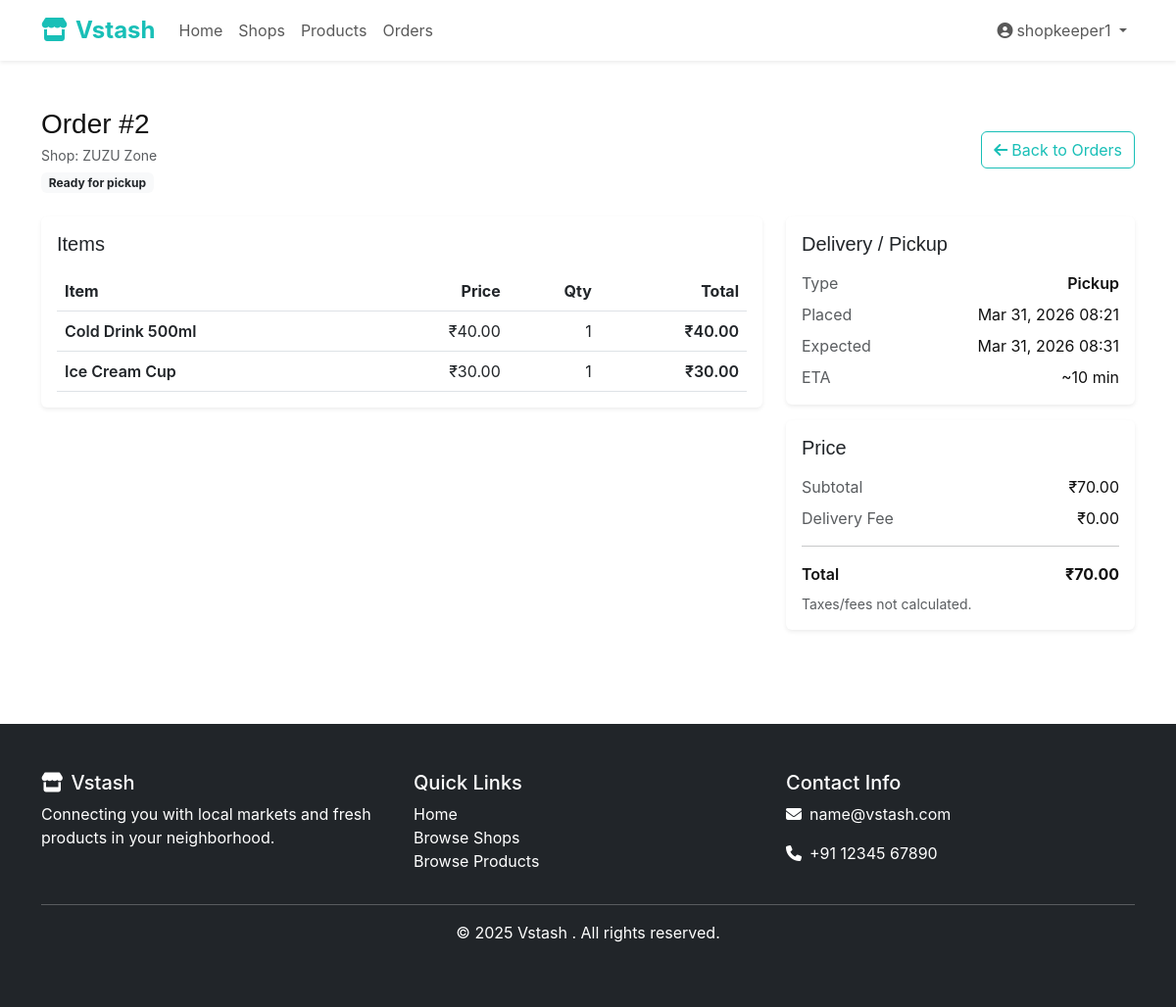
The page /orders/2/ (signed in) on the database its author committed.
### accounts/models.py (models this page shows, shortened)
class User(AbstractUser):
    USER_TYPE_CHOICES = [
        ('customer', 'Customer'),
        ('shopkeeper', 'Shopkeeper'),
        ('admin', 'Admin'),
    ]
    user_type = models.CharField(max_length=20, choices=USER_TYPE_CHOICES, default='customer')
    phone = models.CharField(max_length=15, blank=True, null=True)
    address = models.TextField(blank=True, null=True)
    profile_picture = models.ImageField(upload_to='profiles/', blank=True, null=True)

### shops/models.py (models this page shows, shortened)
class Order(models.Model):
    METHOD_CHOICES = [
        ('pickup', 'Pickup'),
        ('delivery', 'Delivery'),
    ]
    STATUS_CHOICES = [
        ('placed', 'Placed'),
        ('ready_for_pickup', 'Ready for pickup'),
        ('out_for_delivery', 'Out for delivery'),
    ]
    user = models.ForeignKey(User, on_delete=models.SET_NULL, null=True, blank=True, related_name='orders')
    session_key = models.CharField(max_length=40, null=True, blank=True, db_index=True)
    shop = models.ForeignKey(Shop, on_delete=models.PROTECT, related_name='orders')
    method = models.CharField(max_length=20, choices=METHOD_CHOICES)
    status = models.CharField(max_length=30, choices=STATUS_CHOICES, default='placed', db_index=True)
    distance_km = models.DecimalField(max_digits=7, decimal_places=2, null=True, blank=True)
    delivery_charge_per_km = models.DecimalField(max_digits=6, decimal_places=2, default=Decimal('0.00'))
    delivery_fee = models.DecimalField(max_digits=10, decimal_places=2, default=Decimal('0.00'))
    subtotal = models.DecimalField(max_digits=12, decimal_places=2, default=Decimal('0.00'))
    total = models.DecimalField(max_digits=12, decimal_places=2, default=Decimal('0.00'))
    eta_minutes = models.PositiveIntegerField(default=0)
    expected_at = models.DateTimeField(null=True, blank=True)
    created_at = models.DateTimeField(auto_now_add=True)
    updated_at = models.DateTimeField(auto_now=True)

class Shop(models.Model):
    name = models.CharField(max_length=200)
    owner = models.ForeignKey(User, on_delete=models.CASCADE, related_name='owned_shops')
    address = models.TextField()
    phone = models.CharField(max_length=15)
    latitude = models.DecimalField(max_digits=9, decimal_places=6, null=True, blank=True)
    longitude = models.DecimalField(max_digits=9, decimal_places=6, null=True, blank=True)
    image = models.ImageField(upload_to='shops/', blank=True, null=True)
    is_open = models.BooleanField(default=True)
    opening_time = models.TimeField(null=True, blank=True)
    closing_time = models.TimeField(null=True, blank=True)
    offers_delivery = models.BooleanField(default=True)
    offers_pickup = models.BooleanField(default=True)
    delivery_charge_per_km = models.DecimalField(
        max_digits=6,
        decimal_places=2,
        default=Decimal('15.00'),
        validators=[MinValueValidator(Decimal('0.00'))],
        help_text='Delivery charge in rupees per km (only used when delivery is enabled).',
    )
    rating = models.DecimalField(max_digits=3, decimal_places=2, default=0.0,
                                validators=[MinValueValidator(0.0), MaxValueValidator(5.0)])
    created_at = models.DateTimeField(auto_now_add=True)
    updated_at = models.DateTimeField(auto_now=True)

class OrderItem(models.Model):
    order = models.ForeignKey(Order, on_delete=models.CASCADE, related_name='items')
    product = models.ForeignKey(Product, on_delete=models.SET_NULL, null=True, blank=True)
    product_name = models.CharField(max_length=200)
    unit_price = models.DecimalField(max_digits=10, decimal_places=2)
    quantity = models.PositiveIntegerField(default=1)
    line_total = models.DecimalField(max_digits=12, decimal_places=2)

### shops/views.py (the view)
# urls.py: path('orders/<int:order_id>/', views.order_detail, name='order_detail'),
def order_detail(request, order_id: int):
    session_key = request.session.session_key
    if not session_key:
        request.session.save()
        session_key = request.session.session_key
    q = Q(id=order_id) & Q(session_key=session_key)
    if request.user.is_authenticated:
        q = Q(id=order_id) & (Q(session_key=session_key) | Q(user=request.user))
    order = get_object_or_404(Order.objects.select_related('shop'), q)
    items = list(order.items.all())
    return render(request, 'shops/order_detail.html', {'order': order, 'items': items})

### templates/shops/order_detail.html (shortened to what this page needs)
{% extends 'base.html' %}
{% block content %}
<div class="container py-5">
  <div class="d-flex justify-content-between align-items-center mb-4">
    <div>
      <h1 class="h3 mb-1">Order #{{ order.id }}</h1>
      <div class="text-muted small">Shop: {{ order.shop.name }}</div>
      <div class="mt-1"><span class="badge bg-light text-dark">{{ order.get_status_display }}</span></div>
    </div>
    <a href="{% url 'shops:orders_list' %}" class="btn btn-outline-primary">
      <i class="fas fa-arrow-left me-1"></i>Back to Orders
    </a>
  </div>
  <div class="row g-4">
    <div class="col-lg-8">
      <div class="card border-0 shadow-sm">
        <div class="card-body">
          <h2 class="h5 mb-3">Items</h2>
          <div class="table-responsive">
            <table class="table align-middle mb-0">
              <thead>
                <tr>
                  <th>Item</th>
                  <th class="text-end">Price</th>
                  <th class="text-end">Qty</th>
                  <th class="text-end">Total</th>
                </tr>
              </thead>
              <tbody>
                {% for it in items %}
                <tr>
                  <td class="fw-semibold">{{ it.product_name }}</td>
                  <td class="text-end">₹{{ it.unit_price }}</td>
                  <td class="text-end">{{ it.quantity }}</td>
                  <td class="text-end fw-semibold">₹{{ it.line_total }}</td>
                </tr>
                {% endfor %}
              </tbody>
            </table>
          </div>
        </div>
      </div>
    </div>
    <div class="col-lg-4">
      <div class="card border-0 shadow-sm mb-3">
        <div class="card-body">
          <h2 class="h5 mb-3">Delivery / Pickup</h2>
          <div class="d-flex justify-content-between mb-2">
            <span class="text-muted">Type</span>
            <span class="fw-semibold">{{ order.get_method_display }}</span>
          </div>
          <div class="d-flex justify-content-between mb-2">
            <span class="text-muted">Placed</span>
            <span>{{ order.created_at|date:"M d, Y H:i" }}</span>
          </div>
          <div class="d-flex justify-content-between mb-2">
            <span class="text-muted">Expected</span>
            <span>
              {% if order.expected_at %}
                {{ order.expected_at|date:"M d, Y H:i" }}
              {% else %}
                -
              {% endif %}
            </span>
          </div>
          <div class="d-flex justify-content-between">
            <span class="text-muted">ETA</span>
            <span>~{{ order.eta_minutes }} min</span>
          </div>
        </div>
      </div>
      <div class="card border-0 shadow-sm">
        <div class="card-body">
          <h2 class="h5 mb-3">Price</h2>
          <div class="d-flex justify-content-between mb-2">
            <span class="text-muted">Subtotal</span>
            <span>₹{{ order.subtotal }}</span>
          </div>
          <div class="d-flex justify-content-between mb-2">
            <span class="text-muted">Delivery Fee</span>
            <span>₹{{ order.delivery_fee }}</span>
          </div>
          <hr>
          <div class="d-flex justify-content-between">
            <span class="fw-semibold">Total</span>
            <span class="fw-bold">₹{{ order.total }}</span>
          </div>
          <div class="small text-muted mt-2">Taxes/fees not calculated.</div>
        </div>
      </div>
    </div>
  </div>
</div>
{% endblock %}

### templates/base.html (shortened to what this page needs)
<!DOCTYPE html>
<html lang="en">
<head>
    <link href="https://cdn.jsdelivr.net/npm/bootstrap@5.3.0/dist/css/bootstrap.min.css" rel="stylesheet">
    <link rel="stylesheet" href="https://cdnjs.cloudflare.com/ajax/libs/font-awesome/6.4.0/css/all.min.css">
    {% load static %}
    <link rel="stylesheet" href="{% static 'css/theme.css' %}">
</head>
<body>
    <nav class="navbar navbar-expand-lg navbar-light bg-white shadow-sm">
        <div class="container">
            <a class="navbar-brand text-primary" href="{% url 'shops:index' %}">
                <i class="fas fa-store me-2"></i>Vstash
            </a>
            <div class="collapse navbar-collapse" id="navbarNav">
                <ul class="navbar-nav me-auto">
                    <li class="nav-item">
                        <a class="nav-link" href="{% url 'shops:index' %}">Home</a>
                    </li>
                    <li class="nav-item">
                        <a class="nav-link" href="{% url 'shops:shop_list' %}">Shops</a>
                    </li>
                    <li class="nav-item">
                        <a class="nav-link" href="{% url 'shops:product_list' %}">Products</a>
                    </li>
                    {% if not user.is_authenticated or user.user_type != 'shopkeeper' %}
                        <li class="nav-item">
                            <a class="nav-link" href="{% url 'shops:cart_detail' %}">Cart</a>
                        </li>
                        <li class="nav-item">
                            <a class="nav-link" href="{% url 'shops:orders_list' %}">Orders</a>
                        </li>
                    {% else %}
                        <li class="nav-item">
                            <a class="nav-link" href="{% url 'shops:shop_orders' %}">Orders</a>
                        </li>
                    {% endif %}
                </ul>
                <ul class="navbar-nav">
                    {% if user.is_authenticated %}
                        <li class="nav-item dropdown">
                            <a class="nav-link dropdown-toggle" href="#" id="navbarDropdown" role="button" data-bs-toggle="dropdown">
                                <i class="fas fa-user-circle me-1"></i>{{ user.username }}
                            </a>
                        </li>
                    {% endif %}
                </ul>
            </div>
        </div>
    </nav>
    {% block content %}
    {% endblock %}
    <footer class="bg-dark text-light py-5 mt-5">
        <div class="container">
            <div class="row">
                <div class="col-md-4">
                    <h5><i class="fas fa-store me-2"></i>Vstash</h5>
                    <p>Connecting you with local markets and fresh products in your neighborhood.</p>
                </div>
                <div class="col-md-4">
                    <h5>Quick Links</h5>
                    <ul class="list-unstyled">
                        <li><a href="{% url 'shops:index' %}" class="text-light text-decoration-none">Home</a></li>
                        <li><a href="{% url 'shops:shop_list' %}" class="text-light text-decoration-none">Browse Shops</a></li>
                        <li><a href="{% url 'shops:product_list' %}" class="text-light text-decoration-none">Browse Products</a></li>
                    </ul>
                </div>
                <div class="col-md-4">
                    <h5>Contact Info</h5>
                    <p><i class="fas fa-envelope me-2"></i>name@vstash.com</p>
                    <p><i class="fas fa-phone me-2"></i>+91 12345 67890</p>
                </div>
            </div>
            <hr>
            <div class="text-center">
                <p>&copy; 2025 Vstash . All rights reserved.</p>
            </div>
        </div>
    </footer>
</body>
</html>

### static/css/theme.css (style rules this page uses)
:root { --primary-color: #19BFB7; --secondary-color: #13928c; --accent-color: #28e3da; --text-dark: #111111; --text-light: #6b7280; --background-light: #f9fafb; --light-gray: #e6e6e6; --white: #ffffff; --dark-teal: #13928c; --light-teal: #28e3da; }
body { font-family: 'Inter', -apple-system, BlinkMacSystemFont, sans-serif; color: var(--text-dark) !important; }
h1, h2, h3, h4, h5, h6, p, span, div, a, li { color: var(--text-dark); }
h1, h2, h3, h4, h5, h6 { font-family: 'Century Gothic', 'Arial', sans-serif; color: var(--text-dark); }
.btn-outline-primary { color: var(--primary-color); border-color: var(--primary-color); }
.navbar-brand { font-weight: 700; font-size: 1.5rem; }
.text-primary { color: var(--primary-color) !important; }
.card { transition: transform 0.2s ease-in-out; }
footer { background-color: #343a40 !important; }
footer, footer h1, footer h2, footer h3, footer h4, footer h5, footer h6, footer p, footer span, footer div, footer a, footer li { color: #ffffff !important; }
footer h1, footer h2, footer h3, footer h4, footer h5, footer h6 { font-family: 'Inter', -apple-system, BlinkMacSystemFont, sans-serif !important; }
footer .text-light { color: #ffffff !important; }

### rows shown on the page
User: username "shopkeeper1"
Order: id "2", shop.name "ZUZU Zone", status "Ready for pickup", method "Pickup", created_at "Mar 31, 2026 08:21", expected_at "Mar 31, 2026 08:31", eta_minutes "10", subtotal "70.00", delivery_fee "0.00", total "70.00"
OrderItem: product_name "Cold Drink 500ml", unit_price "40.00", quantity "1", line_total "40.00"
OrderItem: product_name "Ice Cream Cup", unit_price "30.00", quantity "1", line_total "30.00"
